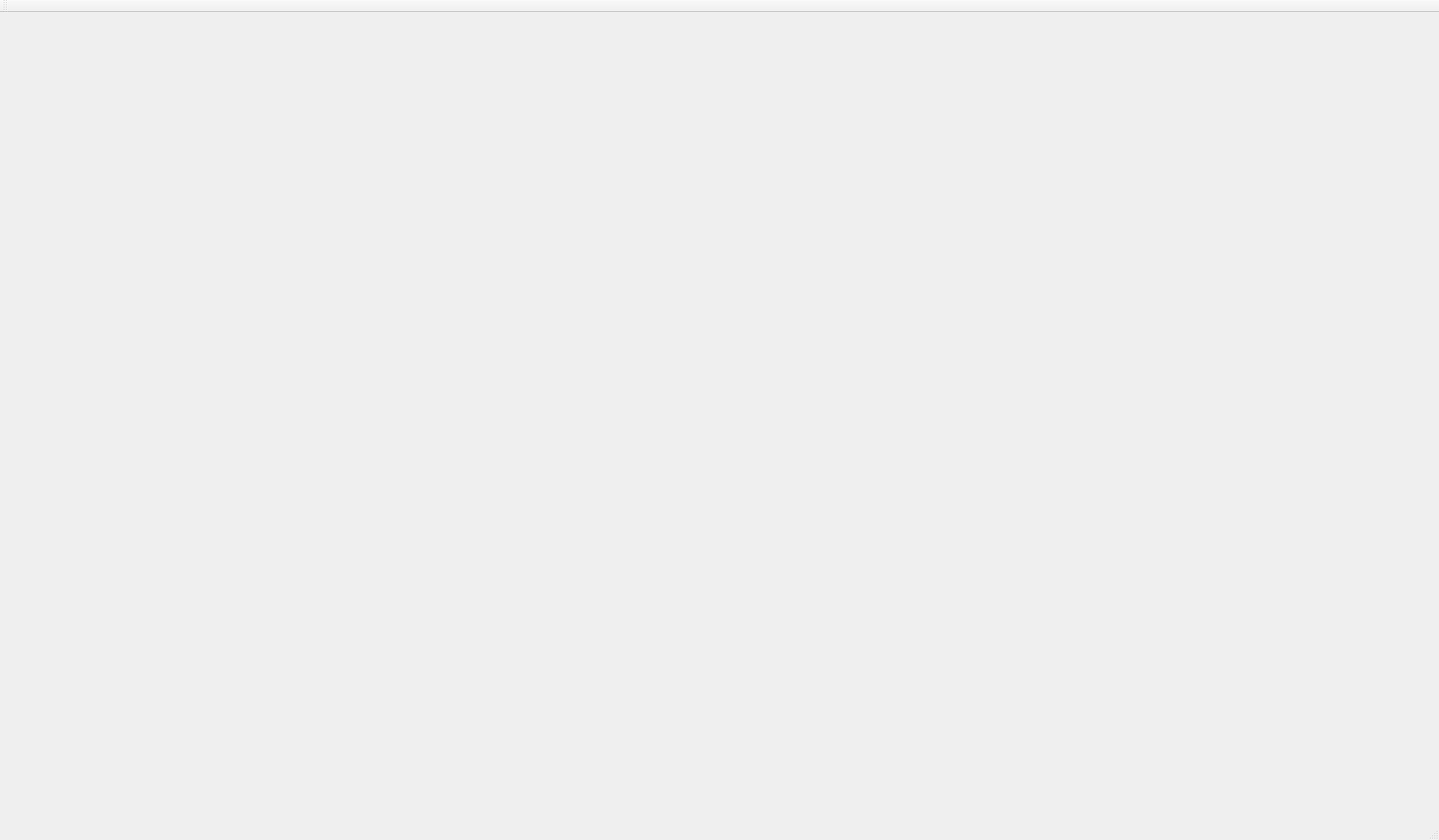
<?xml version="1.0" encoding="UTF-8"?>
<ui version="4.0">
 <class>MainWindow</class>
 <widget class="QMainWindow" name="MainWindow">
  <property name="geometry">
   <rect>
    <x>0</x>
    <y>0</y>
    <width>1923</width>
    <height>1123</height>
   </rect>
  </property>
  <property name="windowTitle">
   <string>MainWindow</string>
  </property>
  <widget class="QWidget" name="centralwidget">
   <property name="autoFillBackground">
    <bool>false</bool>
   </property>
   <widget class="QLabel" name="label">
    <property name="geometry">
     <rect>
      <x>0</x>
      <y>-10</y>
      <width>1366</width>
      <height>768</height>
     </rect>
    </property>
    <property name="styleSheet">
     <string notr="true">image: url(:/new/prefix/image/happy_smart_lunch_org.jpg);</string>
    </property>
    <property name="text">
     <string/>
    </property>
   </widget>
   <widget class="QLabel" name="name_1">
    <property name="geometry">
     <rect>
      <x>340</x>
      <y>170</y>
      <width>291</width>
      <height>41</height>
     </rect>
    </property>
    <property name="text">
     <string/>
    </property>
   </widget>
   <widget class="QLabel" name="food_1">
    <property name="geometry">
     <rect>
      <x>340</x>
      <y>600</y>
      <width>331</width>
      <height>41</height>
     </rect>
    </property>
    <property name="text">
     <string/>
    </property>
   </widget>
   <widget class="QLabel" name="image_name_1">
    <property name="geometry">
     <rect>
      <x>120</x>
      <y>170</y>
      <width>161</width>
      <height>121</height>
     </rect>
    </property>
    <property name="text">
     <string/>
    </property>
   </widget>
   <widget class="QLabel" name="image_food">
    <property name="geometry">
     <rect>
      <x>120</x>
      <y>300</y>
      <width>551</width>
      <height>291</height>
     </rect>
    </property>
    <property name="text">
     <string/>
    </property>
   </widget>
   <widget class="QLabel" name="name_2">
    <property name="geometry">
     <rect>
      <x>1000</x>
      <y>160</y>
      <width>231</width>
      <height>41</height>
     </rect>
    </property>
    <property name="text">
     <string/>
    </property>
   </widget>
   <widget class="QLabel" name="name_3">
    <property name="geometry">
     <rect>
      <x>1000</x>
      <y>360</y>
      <width>231</width>
      <height>41</height>
     </rect>
    </property>
    <property name="text">
     <string/>
    </property>
   </widget>
   <widget class="QLabel" name="name_4">
    <property name="geometry">
     <rect>
      <x>1000</x>
      <y>560</y>
      <width>231</width>
      <height>41</height>
     </rect>
    </property>
    <property name="text">
     <string/>
    </property>
   </widget>
   <widget class="QLabel" name="image_name_2">
    <property name="geometry">
     <rect>
      <x>850</x>
      <y>170</y>
      <width>101</width>
      <height>91</height>
     </rect>
    </property>
    <property name="text">
     <string/>
    </property>
   </widget>
   <widget class="QLabel" name="image_name_3">
    <property name="geometry">
     <rect>
      <x>850</x>
      <y>370</y>
      <width>101</width>
      <height>91</height>
     </rect>
    </property>
    <property name="text">
     <string/>
    </property>
   </widget>
   <widget class="QLabel" name="image_name_4">
    <property name="geometry">
     <rect>
      <x>850</x>
      <y>570</y>
      <width>101</width>
      <height>91</height>
     </rect>
    </property>
    <property name="text">
     <string/>
    </property>
   </widget>
   <widget class="QLabel" name="food_2">
    <property name="geometry">
     <rect>
      <x>1000</x>
      <y>230</y>
      <width>231</width>
      <height>41</height>
     </rect>
    </property>
    <property name="text">
     <string/>
    </property>
   </widget>
   <widget class="QLabel" name="food_3">
    <property name="geometry">
     <rect>
      <x>1000</x>
      <y>430</y>
      <width>231</width>
      <height>41</height>
     </rect>
    </property>
    <property name="text">
     <string/>
    </property>
   </widget>
   <widget class="QLabel" name="food_4">
    <property name="geometry">
     <rect>
      <x>1000</x>
      <y>630</y>
      <width>221</width>
      <height>41</height>
     </rect>
    </property>
    <property name="text">
     <string/>
    </property>
   </widget>
   <widget class="QLabel" name="date_time">
    <property name="geometry">
     <rect>
      <x>690</x>
      <y>10</y>
      <width>551</width>
      <height>61</height>
     </rect>
    </property>
    <property name="text">
     <string/>
    </property>
   </widget>
  </widget>
  <widget class="QMenuBar" name="menubar">
   <property name="geometry">
    <rect>
     <x>0</x>
     <y>0</y>
     <width>1923</width>
     <height>22</height>
    </rect>
   </property>
  </widget>
  <widget class="QStatusBar" name="statusbar"/>
  <widget class="QToolBar" name="toolBar">
   <property name="windowTitle">
    <string>toolBar</string>
   </property>
   <attribute name="toolBarArea">
    <enum>TopToolBarArea</enum>
   </attribute>
   <attribute name="toolBarBreak">
    <bool>false</bool>
   </attribute>
  </widget>
 </widget>
 <resources/>
 <connections/>
</ui>
